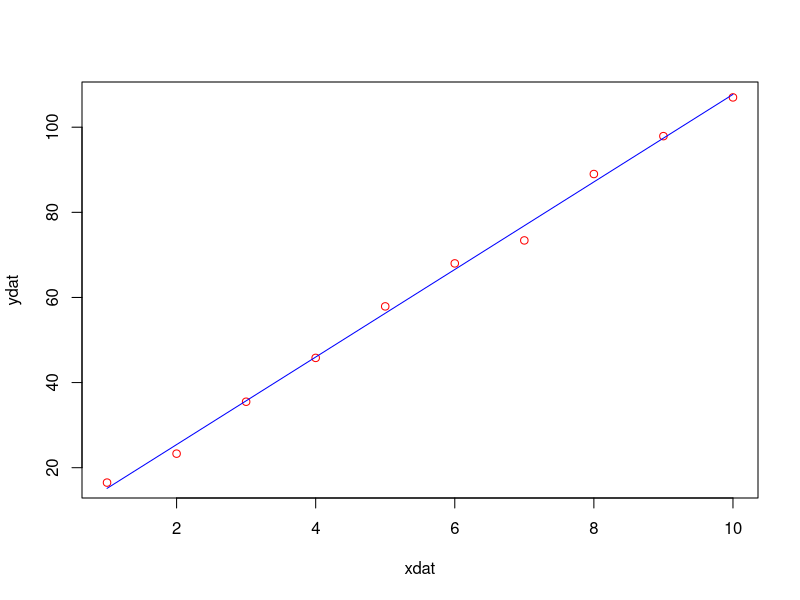
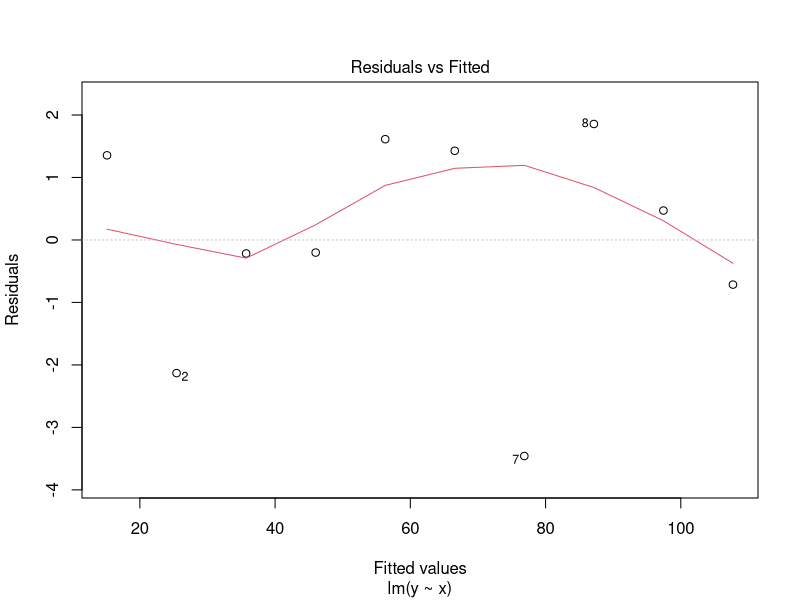
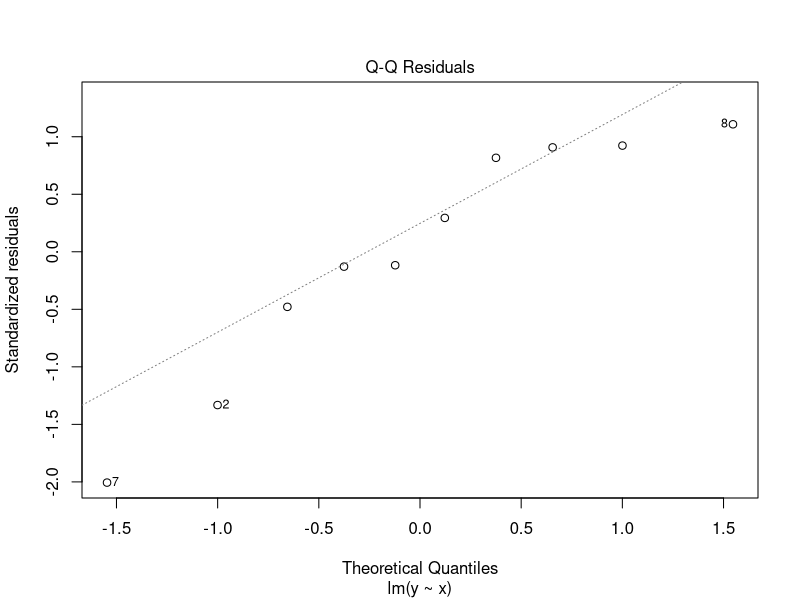
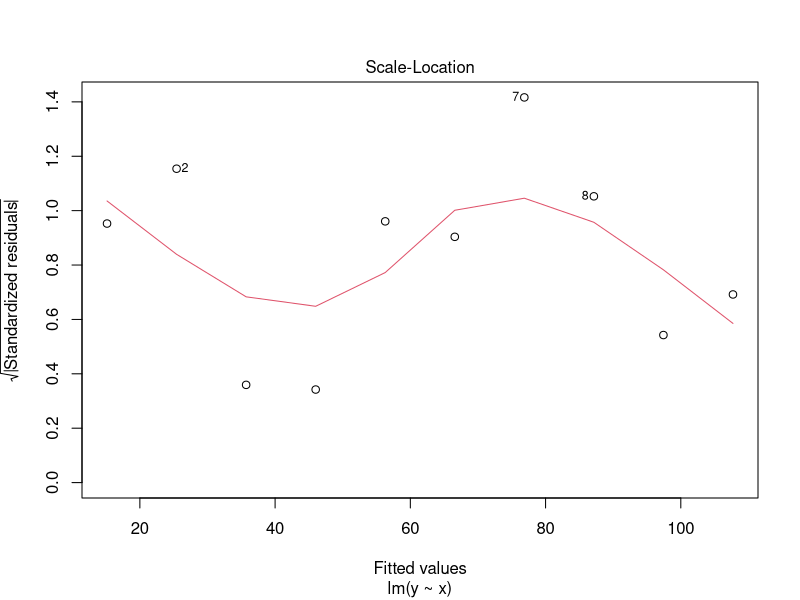
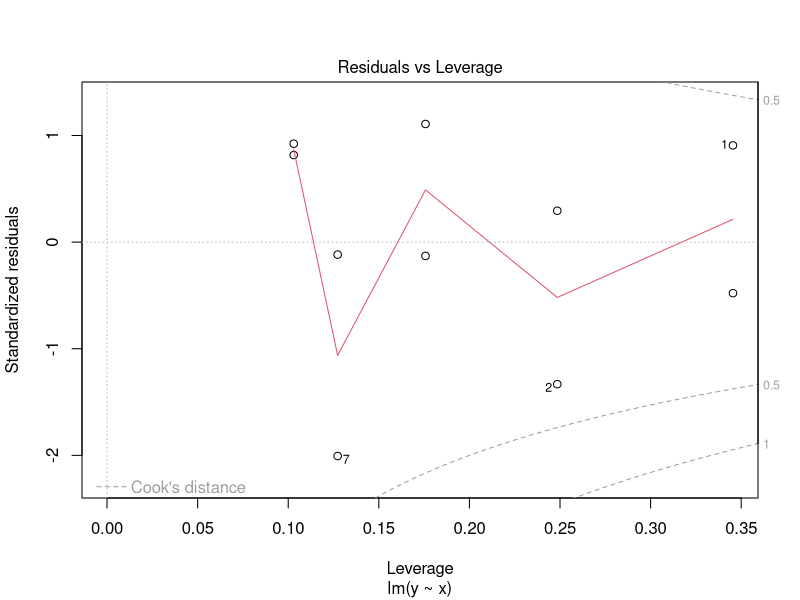
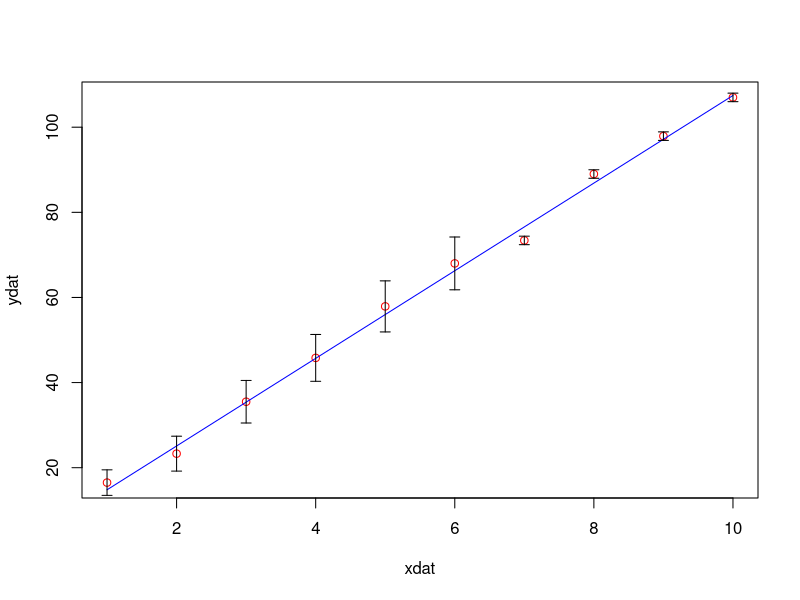

These charts were generated, in order, by the following R code:
#In R, the function lm() performs the linear regression of data between two vectors 
#It has options for weighted and non-weighted fits

#The function call with essesntial parameters is of the form,

#  lm(formula, data, subset, weights)

#Formula: Formula used for the fit, In case of linear we use "y~x"
#data: Data frame with x and columns for data
#subset: Optional vector for specifying subset of data to be used.
#weights: Optional vector with weights of fits to be used.


#Part-A: Straight line fit without errors

## Define 2 datasets as vectors 

xdat = c(1,2,3,4,5,6,7,8,9,10)
ydat = c(16.5, 23.3, 35.5, 45.8, 57.9, 68.0, 73.4, 89.0, 97.9, 107.0)

#Create a dataframe of vectors 
df = data.frame(x= xdat, y=ydat)

##  function call for lm(). Here,x~y represents a linear relationship "y = a0 + a1 x "
#    (Use y~x-1 if you dont want intercept)

dat = lm(y~x, df)


#Printing fitted results

#Intercept
print(paste("Intercept = ", dat$coefficients[1]))

#Slope
print(paste("Slope = ", dat$coefficients[2]))

#Fitted values
print(dat$fitted.values)

#To see 95% confidence interval
confint(dat, level= 0.95)

#A summary of entire analysis 
print(summary(dat))

#Plot the results: First Plot data points and then x versus fitted y

plot(xdat, ydat, col='red')
lines(xdat, dat$fitted.values, col='blue')


#Residual plots 
plot(dat)

#------------------------------------------------------

##Part B : Fit with errors (weights) on individual data points 

#Define data vectors
xdat = c(1,2,3,4,5,6,7,8,9,10)
ydat = c(16.5, 23.3, 35.5, 45.8, 57.9, 68.0, 73.4, 89.0, 97.9, 107.0)

#Errors on data points. Vector of errors on each y value

errors = c(3.0, 4.1, 5.0, 5.5, 6.0, 6.2, 1.0, 1.0, 1.0, 1.0)

##Create dataframe with x,y point and error

df = data.frame(x = xdat, y=ydat, err=errors)

##Function call for lm()
data = lm(y~x, data = df, weight = 1/df$err)

print(data)

#11()

# plot the results
plot(xdat,ydat,col="red")
lines(xdat, data$fitted.values, col="blue")
## draw error bars on individual data points
arrows(xdat, ydat-errors, xdat, ydat+errors, length=0.05, angle=90, code=3)



